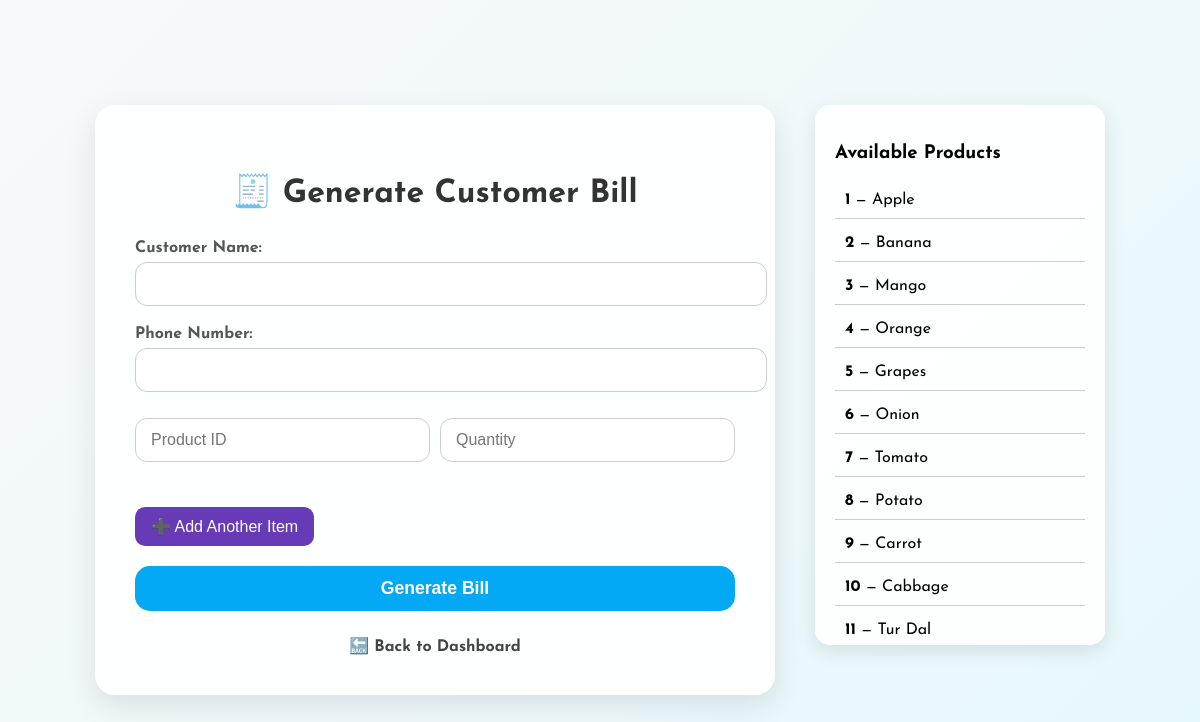
/cashier/generate_bill, run on an earlier commit of the app's database.
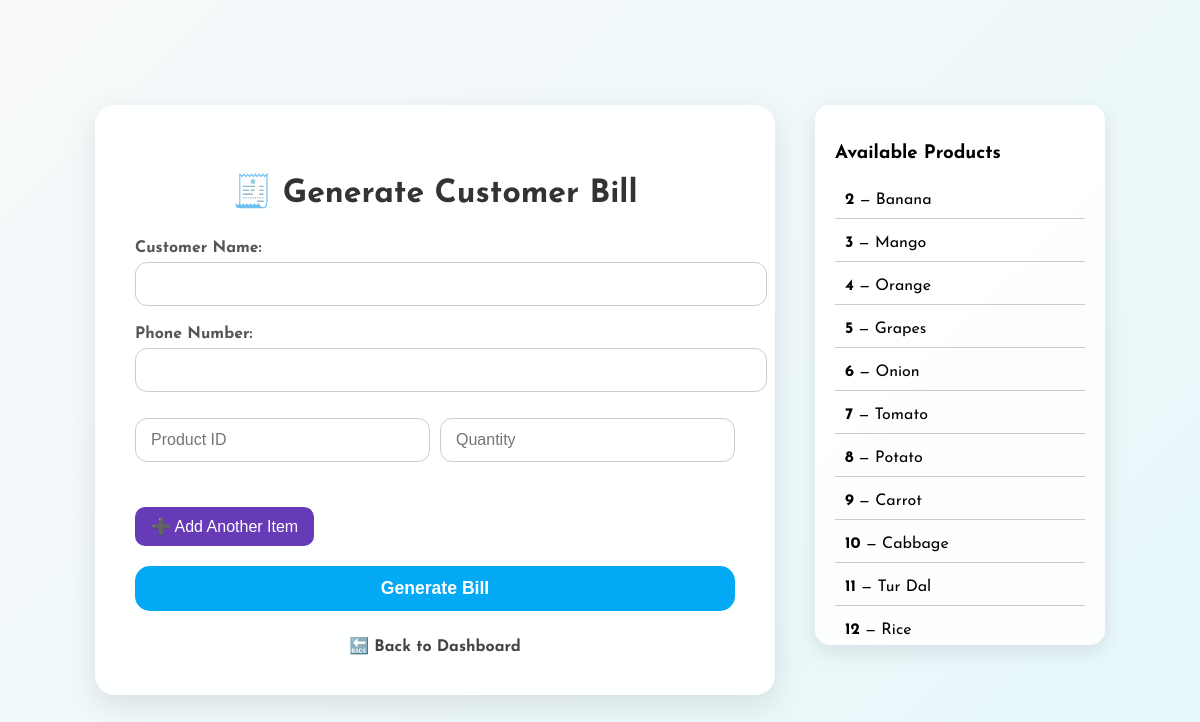
And on a later commit of the database.
### tables this page shows
CREATE TABLE products(
            id INTEGER PRIMARY KEY AUTOINCREMENT,
            name TEXT NOT NULL,
            description TEXT,
            price REAL NOT NULL,
            stock INTEGER NOT NULL,
            expiry_date TEXT,
            unit TEXT NOT NULL,
            image_url TEXT,
            category TEXT
        );

### app.py (the view, shortened to what this page needs)
@app.route('/cashier/generate_bill', methods=['GET', 'POST'])
def cashier_generate_bill():
    conn = sqlite3.connect("grocery.db")
    cursor = conn.cursor()
    cursor.execute("SELECT id, name FROM products")
    product_list = cursor.fetchall()
    return render_template('cashier_generate_bill.html', products=product_list)

### templates/cashier_generate_bill.html (shortened to what this page needs)
<!DOCTYPE html>
<html lang="en">
<head>
</head>
<body>
    <div class="container">
        <div class="form-container">
            <h2>🧾 Generate Customer Bill</h2>
            <form method="POST">
                <label>Customer Name:</label>
                <input type="text" name="name" required>
                <label>Phone Number:</label>
                <input type="text" name="phone" required>
                <div id="items">
                    <div class="item-row">
                        <input type="number" name="product_id[]" placeholder="Product ID" required>
                        <input type="number" name="quantity[]" placeholder="Quantity" required>
                    </div>
                </div>
                <button type="button" onclick="addItem()">➕ Add Another Item</button>
                <input type="submit" value="Generate Bill">
            </form>
            <a href="/cashier">🔙 Back to Dashboard</a>
        </div>
        <div class="product-list">
            <h3>Available Products</h3>
            {% for p in products %}
            <div class="product-item" onclick="fillProduct({{ p[0] }})">
                <strong>{{ p[0] }}</strong> — {{ p[1] }}
            </div>
            {% endfor %}
        </div>
    </div>
</body>
</html>

What changed in the data, as far as the page shows it:
removed products: id "1", name "Apple"
now on this page (row unchanged): products: id "12", name "Rice"
